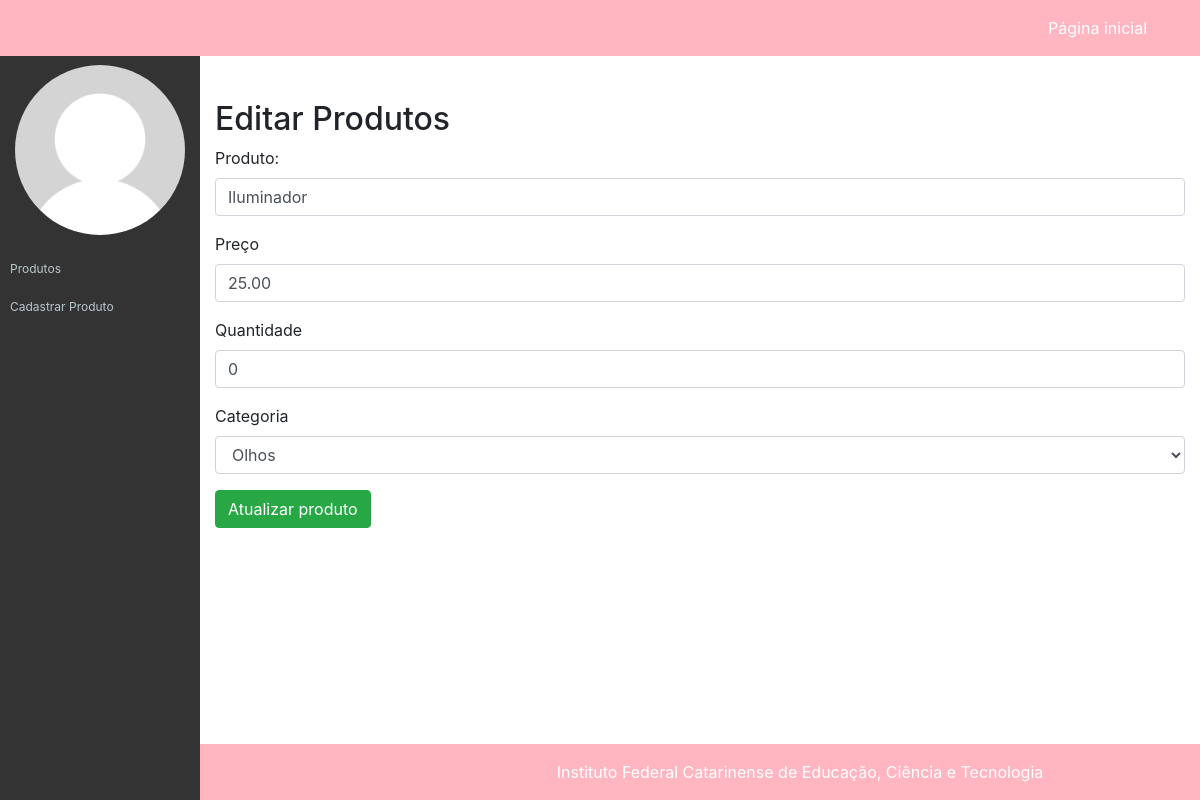
The page /app/views/admin/editar-produto.php?codigo=9 on the database its author committed.
### tables this page shows
CREATE TABLE `tb_produtos` (
  `codigo` int(11) NOT NULL,
  `nome` varchar(32) NOT NULL,
  `categoria` varchar(32) NOT NULL,
  `preco` decimal(10,2) NOT NULL,
  `estoque` int(11) NOT NULL
);

### app/models/Conexao.php (called while the page is built, shortened)
<?php
class Conexao {
    public static $conexao = null;
    public static function getConexao(){
        try{
            if(self::$conexao == null){
                $dbHost=self::HOST;
                $dbName=self::NOMEBANCO;
                $dbUser=self::USUARIO;
                $dbPass=self::SENHA;
                self::$conexao = new PDO("mysql:host=$dbHost;dbname=$dbName;charset=utf8", $dbUser, $dbPass,array(PDO::MYSQL_ATTR_INIT_COMMAND => "SET NAMES 'utf8'"));
                self::$conexao->setAttribute(PDO::ATTR_ERRMODE, PDO::ERRMODE_EXCEPTION);
            }
            return self::$conexao;
        }catch(PDOException $e){
            die("Falhou a conexao ou ocorreu um erro banco: " . $e->getMessage());
        }
        return $conexao;
    }
}

### app/models/CrudProdutos.php (called while the page is built, shortened)
<?php
require_once "Conexao.php";
require_once "Produto.php";
class CrudProdutos
{
    private $conexao;
    public function __construct()
    {
        $this->conexao = Conexao::getConexao();
    }
    public function getProduto(int $codigo)
    {
        $consulta = $this->conexao->query("SELECT * FROM tb_produtos WHERE codigo = $codigo");
        $produto = $consulta->fetch(PDO::FETCH_ASSOC);
        return new Produto($produto['nome'], $produto['preco'], $produto['categoria'], $produto ['estoque'], $produto['codigo']);
    }
}

### app/models/Produto.php (called while the page is built, shortened)
<?php
require_once "Conexao.php";
class Produto {
    public function __construct($nome, $preco, $categoria, $estoque, $codigo = null){
        $this->nome = $nome;
        $this->preco = $preco;
        $this->categoria = $categoria;
        $this->estoque = $estoque;
    }
}

### app/views/admin/editar-produto.php (the view, shortened to what this page needs)
<?php
require_once "../../models/CrudProdutos.php";
$crud= new CrudProdutos();
$produto=$crud->getProduto($_GET['codigo']);
require_once "cabecalho.php";
?>
<h2>Editar Produtos</h2>
<form action="../../controllers/controladorProduto.php?acao=editar" method="post">
    <div class="form-group">
        <label for="produto">Produto:</label>
        <input value="<?= $produto->nome ?>" name="nome" type="text" class="form-control" id="produto" aria-describedby="nome produto" placeholder="">
    </div>
    <div class="form-group">
        <label for="preco">Preço</label>
        <input value="<?= $produto->preco ?>" name="preco" type="number" step="0.01" class="form-control" id="preco" placeholder="">
    </div>
    <div class="form-group">
        <label for="quantidade">Quantidade</label>
        <input value="<?= $produto->estoque ?>" name="estoque" type="number" class="form-control" >
    </div>
    <div class="form-group">
        <label for="Categoria">Categoria</label>
        <select name="categoria" class="form-control" id="Categoria">
            <option <?php if($produto->categoria== "Olhos") {echo "selected";} ?> >Olhos</option>
        </select>
    </div>
    <button type="submit" class="btn btn-success">Atualizar produto</button>
</form>
<?php require_once "rodape.php"; ?>

### assets/css/ifc-style.css (style rules this page uses)
body { padding-top: 55px; }
@media (min-width: 992px) { body { padding-top: 55px; } }

### rows shown on the page
tb_produtos: nome "Iluminador", preco "25.00", estoque "0", categoria "Olhos"
